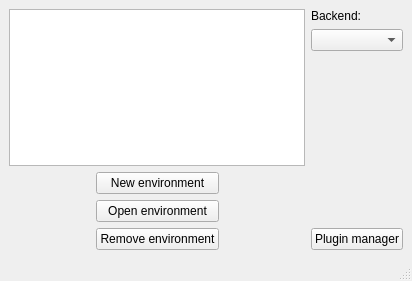
<?xml version="1.0" encoding="UTF-8"?>
<ui version="4.0">
 <class>MainWindow</class>
 <widget class="QMainWindow" name="MainWindow">
  <property name="geometry">
   <rect>
    <x>0</x>
    <y>0</y>
    <width>412</width>
    <height>281</height>
   </rect>
  </property>
  <property name="windowTitle">
   <string>MainWindow</string>
  </property>
  <widget class="QWidget" name="centralwidget">
   <layout class="QHBoxLayout" name="horizontalLayout_2">
    <item>
     <layout class="QHBoxLayout" name="horizontalLayout">
      <item>
       <layout class="QVBoxLayout" name="verticalLayout">
        <item>
         <layout class="QVBoxLayout" name="verticalLayout_3">
          <item>
           <widget class="QListWidget" name="envListWidget"/>
          </item>
         </layout>
        </item>
        <item>
         <layout class="QHBoxLayout" name="horizontalLayout_4">
          <property name="topMargin">
           <number>0</number>
          </property>
          <property name="rightMargin">
           <number>0</number>
          </property>
          <item>
           <spacer name="horizontalSpacer">
            <property name="orientation">
             <enum>Qt::Horizontal</enum>
            </property>
            <property name="sizeHint" stdset="0">
             <size>
              <width>40</width>
              <height>20</height>
             </size>
            </property>
           </spacer>
          </item>
          <item>
           <layout class="QVBoxLayout" name="verticalLayout_4">
            <item>
             <widget class="QPushButton" name="newEnvironmentBtn">
              <property name="text">
               <string>New environment</string>
              </property>
             </widget>
            </item>
            <item>
             <widget class="QPushButton" name="openEnvironmentBtn">
              <property name="text">
               <string>Open environment</string>
              </property>
             </widget>
            </item>
            <item>
             <widget class="QPushButton" name="removeEnvironmentBtn">
              <property name="text">
               <string>Remove environment</string>
              </property>
             </widget>
            </item>
           </layout>
          </item>
          <item>
           <spacer name="horizontalSpacer_2">
            <property name="orientation">
             <enum>Qt::Horizontal</enum>
            </property>
            <property name="sizeHint" stdset="0">
             <size>
              <width>40</width>
              <height>20</height>
             </size>
            </property>
           </spacer>
          </item>
         </layout>
        </item>
       </layout>
      </item>
      <item>
       <layout class="QVBoxLayout" name="verticalLayout_2">
        <property name="rightMargin">
         <number>0</number>
        </property>
        <item>
         <widget class="QLabel" name="label">
          <property name="text">
           <string>Backend:</string>
          </property>
         </widget>
        </item>
        <item>
         <widget class="QComboBox" name="backendCb"/>
        </item>
        <item>
         <spacer name="verticalSpacer_2">
          <property name="orientation">
           <enum>Qt::Vertical</enum>
          </property>
          <property name="sizeHint" stdset="0">
           <size>
            <width>20</width>
            <height>40</height>
           </size>
          </property>
         </spacer>
        </item>
        <item>
         <widget class="QPushButton" name="pluginManagerBtn">
          <property name="text">
           <string>Plugin manager</string>
          </property>
         </widget>
        </item>
       </layout>
      </item>
     </layout>
    </item>
   </layout>
  </widget>
  <widget class="QMenuBar" name="menubar">
   <property name="geometry">
    <rect>
     <x>0</x>
     <y>0</y>
     <width>412</width>
     <height>22</height>
    </rect>
   </property>
  </widget>
  <widget class="QStatusBar" name="statusbar"/>
 </widget>
 <resources/>
 <connections/>
</ui>
